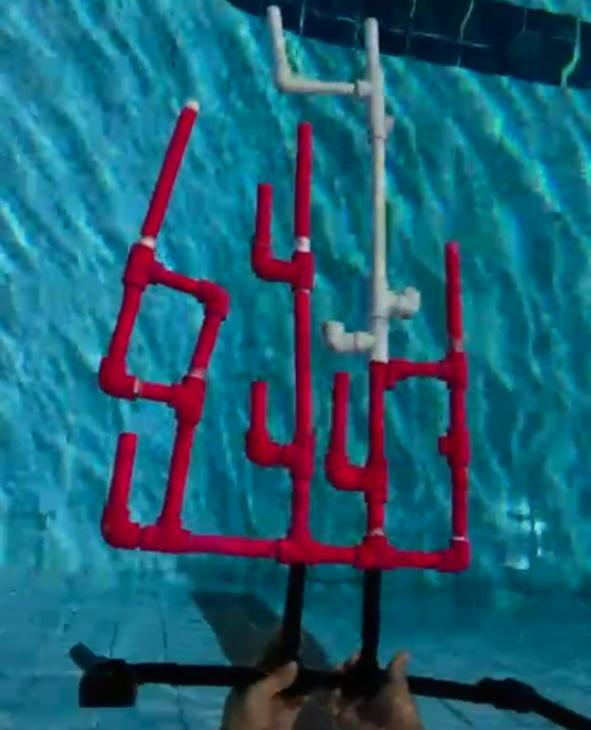
#> input picture gui/A.S./t.jpeg, 591 x 730 px, found by its file name
$ python try1.py
#> lines starting #> are read from the running program, lines starting #| are printed output that depends on the picture; after the words box and inside, x2 and y2 are one past the last pixel; in counts of white or black regions, pixels touching at a corner belong together
#> further down, image is the input picture: shape (730, 591, 3); mean B, G, R 116.4, 94.7, 30.1
import cv2
import numpy as np
import imutils


def re_find_width(image):
    Wmin, Wmax = 0,0
    for y in range(image.shape[0]):
        for x in range(image.shape[1]):
            if (image[y,x]!=0):
                Wmin = x
                break

    for y in range(image.shape[0], 0):
        for x in range(image.shape[1], 0):
            if (image[y,x]!=0):
                Wmax = x
                break

    return Wmin, Wmax

def rotate(image, angle, center=None, scale=1.0):
    (h, w) = image.shape[:2]

    if center is None:
        center = (w / 2, h / 2)

    # Perform the rotation
    M = cv2.getRotationMatrix2D(center, angle, scale)
    rotated = cv2.warpAffine(image, M, (w, h))

    return rotated


def find_width(Image, radius=21, iter=20, drift=20, debug=False):
#> called with radius = 21, iter = 20, drift = 20, debug = True
    image = None
    arr = []
    avg_val = None


    for i in range(iter):
        if image is None:
            image = Image.copy()


        orig = image.copy()
        gray = cv2.cvtColor(image, cv2.COLOR_BGR2GRAY)

        gray = cv2.GaussianBlur(gray, (radius, radius), 0)
        (minVal, maxVal, minLoc, maxLoc) = cv2.minMaxLoc(gray)
        image = orig.copy()

        cv2.circle(image, minLoc, radius, (255, 0, 0), 2)
        cv2.circle(image, minLoc, radius, (255, 255, 255), cv2.FILLED)

        if avg_val == None:
            avg_val = minVal
        elif minVal - avg_val > drift:
            break

        arr.append(minLoc)


        if debug:
            print(minLoc)
#> this loop made 20 passes
#> (minVal, maxVal, minLoc, maxLoc, avg_val) on pass 1: (2, 175, (363, 673), (385, 297), 2)
#> (minVal, maxVal, minLoc, maxLoc) on passes 2 to 7: (4, 255, (289, 646), (360, 662)), (4, 255, (163, 671), (286, 635)), (4, 255, (120, 673), (286, 635)), (4, 255, (233, 674), (286, 635)), (4, 255, (305, 677), (286, 635)), (4, 255, (498, 693), (286, 635))
#| (363, 673)
#| (289, 646)
#| (163, 671)
#| (120, 673)
#| (233, 674)
#| (305, 677)
#| (498, 693)
#| (370, 615)
#> (further printed lines are left out)
#> pass 1, in find_width, `gray = cv2.cvtColor(image, cv2.COLOR_BGR2GRAY)`:
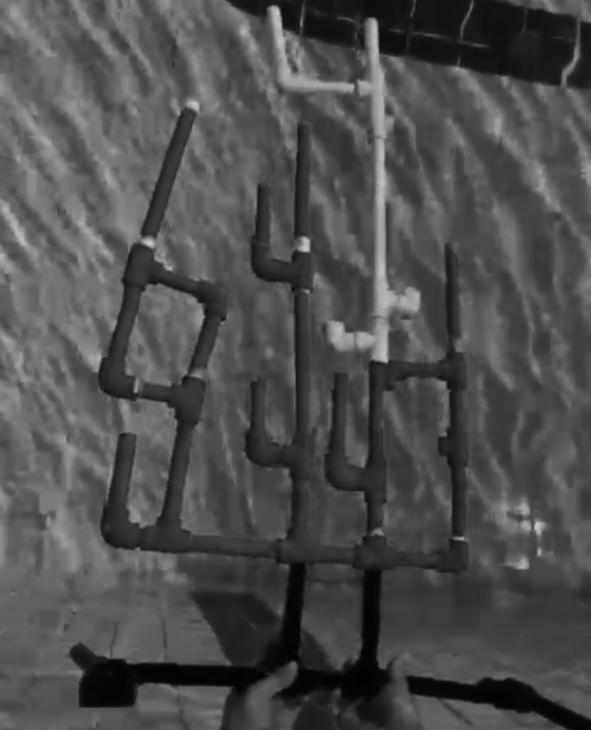
#> gray: shape (730, 591); min 0, max 203, mean 77.9
#> after the loop:
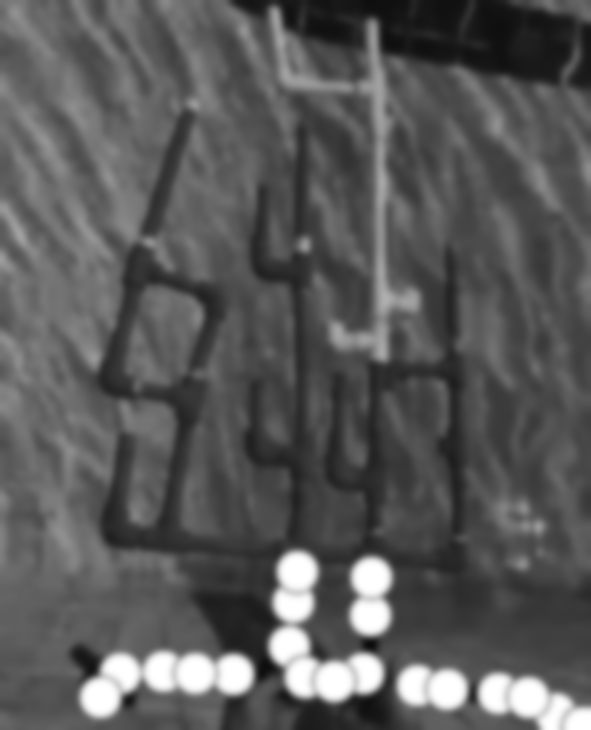
#> gray: shape (730, 591); min 11, max 255, mean 89.3
#> after the loop:
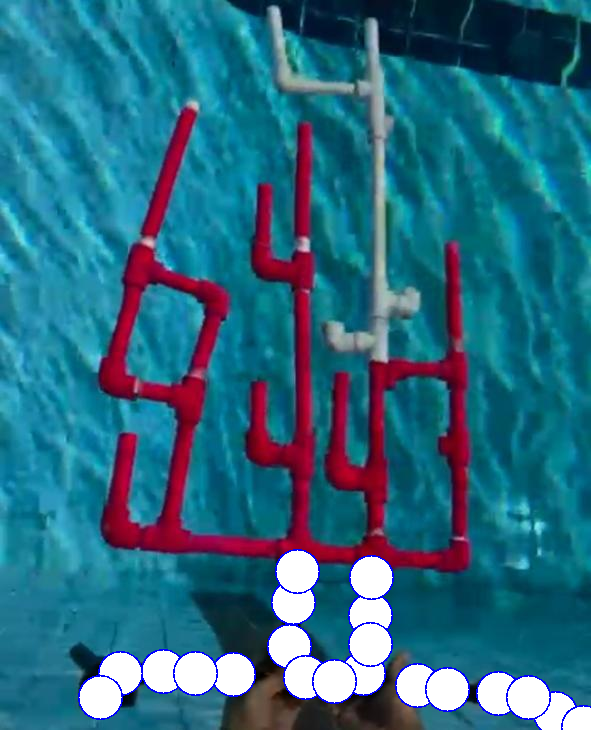
#> image: shape (730, 591, 3); mean B, G, R 129.1, 105.9, 42.7
#> after the loop, arr = [(363, 673), (289, 646), (163, 671), (120, 673), (233, 674), (305, 677), (498, 693), (370, 615), (195, 673), (100, 697), (293, 602), (555, 713), (583, 727), (371, 577), (334, 681), (417, 685), (297, 571), (447, 689), (528, 697), (370, 644)]; avg_val = 2

    if debug:
        cv2.imshow("buttom black bar spots", image)
        cv2.waitKey(0)

    xmin,ymin = arr[0]
#> xmin = 363; ymin = 673
    xmax,ymax = arr[0]
#> xmax = 363; ymax = 673

    # ymin, xmin = arr[0]
    # ymax, xmax = arr[0]


    for x,y in arr:
        if x < xmin:
            xmin = x
            ymin = y
        elif x > xmax:
            xmax = x
            ymax = y
#> this loop made 20 passes
#> (x, y, xmin, ymin) on passes 2, 3, 4, 10: (289, 646, 289, 646), (163, 671, 163, 671), (120, 673, 120, 673), (100, 697, 100, 697)
#> (x, y, xmax, ymax) on passes 7, 12, 13: (498, 693, 498, 693), (555, 713, 555, 713), (583, 727, 583, 727)
#> after the loop, xmax = 583; xmin = 100; ymax = 727; ymin = 697

    #width = xmax - xmin
    #height = ymax - ymin
    return xmin, ymin, xmax, ymax

image = cv2.imread('gui/A.S./t.jpeg')
xmin, ymin, xmax, ymax = find_width(image, debug=True)
#> xmin = 100; ymin = 697; xmax = 583; ymax = 727
print(xmin, xmax, ymin, ymax)
#| 100 583 697 727
print(image.shape)
#| (730, 591, 3)
coral_image = image[:, xmin:xmax]
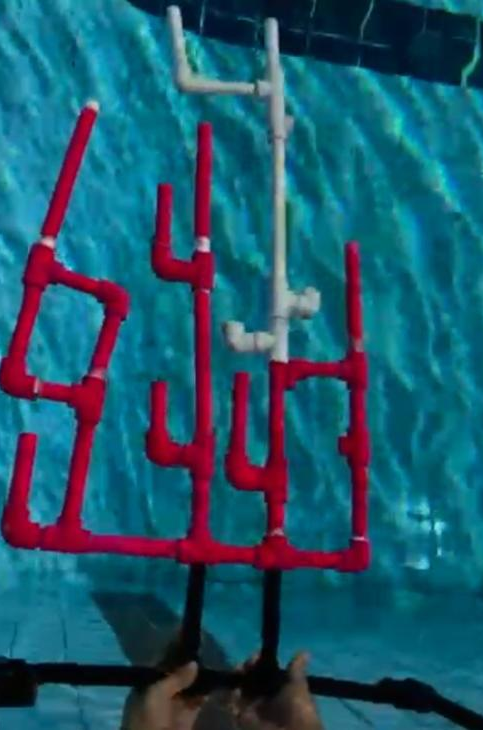
#> coral_image: shape (730, 483, 3); mean B, G, R 107.9, 87.1, 30.9
print(coral_image.shape)
#| (730, 483, 3)
cv2.imshow('coral crop', coral_image)
cv2.waitKey(0)

img=image
img_hsv=cv2.cvtColor(img, cv2.COLOR_BGR2HSV)
#> img_hsv: shape (730, 591, 3); mean H, S, V 102.1, 217.2, 124.6

# lower mask (0-10)
lower_red = np.array([0,50,50])
upper_red = np.array([10,255,255])
mask0 = cv2.inRange(img_hsv, lower_red, upper_red)
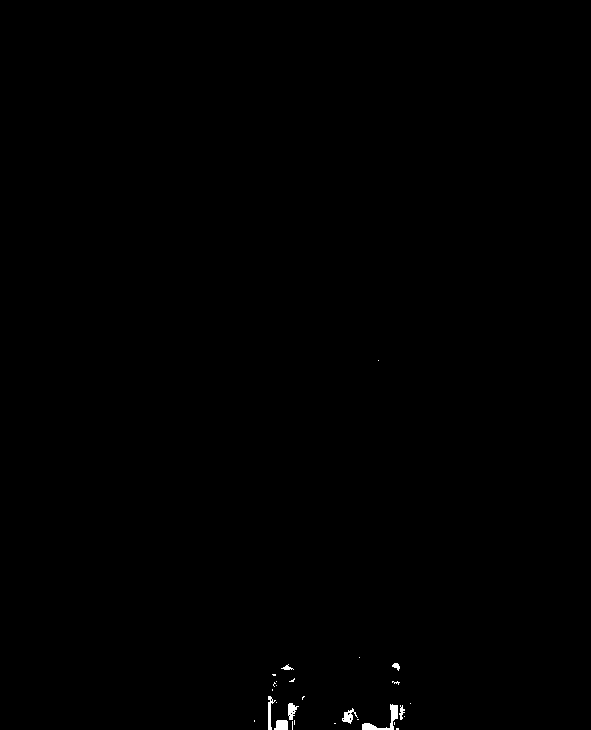
#> mask0: shape (730, 591); 0.21% white; 28 white regions (20 under 20 px), largest, box (x1, y1, x2, y2) and area: (362, 704, 398, 730) 255, (274, 720, 288, 730) 122, (268, 696, 276, 730) 114

# upper mask (170-180)
lower_red = np.array([170,50,50])
upper_red = np.array([180,255,255])
mask1 = cv2.inRange(img_hsv, lower_red, upper_red)
#> mask1: shape (730, 591); 5.8% white; 13 white regions (4 under 20 px), largest, box (x1, y1, x2, y2) and area: (102, 106, 217, 549) 8426, (226, 375, 466, 569) 6645, (249, 186, 311, 513) 4941

# join my masks
mask = mask0+mask1
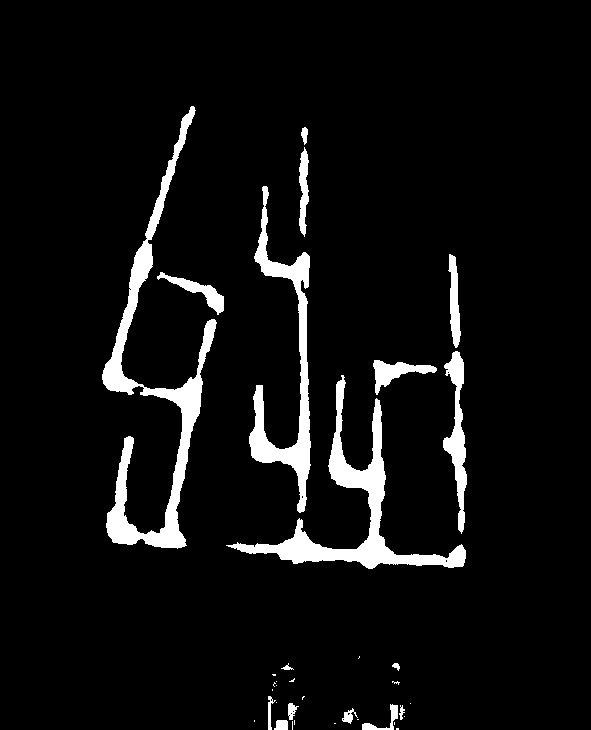
#> mask: shape (730, 591); 6% white; 36 white regions (19 under 20 px), largest, box (x1, y1, x2, y2) and area: (102, 106, 217, 549) 8426, (226, 375, 466, 569) 6645, (249, 186, 311, 513) 4941

# set my output img to zero everywhere except my mask
output_img = img.copy()
output_img[np.where(mask==0)] = 0
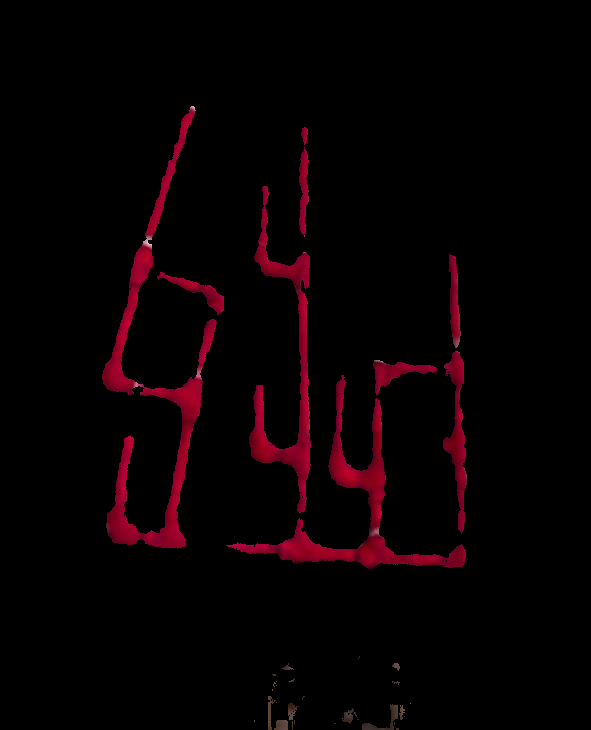
#> output_img: shape (730, 591, 3); mean B, G, R 2.4, 0.3, 8.2

# or your HSV image, which I *believe* is what you want
output_hsv = img_hsv.copy()
output_hsv[np.where(mask==0)] = 0
#> output_hsv: shape (730, 591, 3); mean H, S, V 9.9, 14.5, 8.2

cv2.imshow('x', output_img)
cv2.imshow('xa', output_hsv)
cv2.imshow('xa', mask)

cv2.waitKey(0)
# mask_masked =
print(re_find_width(mask))
#| (268, 0)
